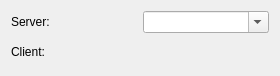
<?xml version="1.0" encoding="UTF-8"?>
<ui version="4.0">
 <class>HidraSourceWidget</class>
 <widget class="QWidget" name="HidraSourceWidget">
  <property name="geometry">
   <rect>
    <x>0</x>
    <y>0</y>
    <width>280</width>
    <height>76</height>
   </rect>
  </property>
  <property name="windowTitle">
   <string>Form</string>
  </property>
  <layout class="QGridLayout" name="gridLayout_2">
   <item row="0" column="0">
    <layout class="QGridLayout" name="gridLayout">
     <item row="0" column="0">
      <widget class="QLabel" name="serverLabel">
       <property name="toolTip">
        <string>detector tangohost name</string>
       </property>
       <property name="text">
        <string>Server:</string>
       </property>
       <property name="buddy">
        <cstring>serverComboBox</cstring>
       </property>
      </widget>
     </item>
     <item row="0" column="1">
      <widget class="QComboBox" name="serverComboBox">
       <property name="toolTip">
        <string>detector tangohost name</string>
       </property>
       <property name="editable">
        <bool>true</bool>
       </property>
      </widget>
     </item>
     <item row="1" column="0">
      <widget class="QLabel" name="hostLabel">
       <property name="toolTip">
        <string>current host name and the hidra port</string>
       </property>
       <property name="text">
        <string>Client:</string>
       </property>
      </widget>
     </item>
     <item row="1" column="1">
      <widget class="QLabel" name="currenthostLabel">
       <property name="toolTip">
        <string>current host name and the hidra port</string>
       </property>
       <property name="text">
        <string/>
       </property>
      </widget>
     </item>
    </layout>
   </item>
  </layout>
 </widget>
 <resources/>
 <connections/>
</ui>
